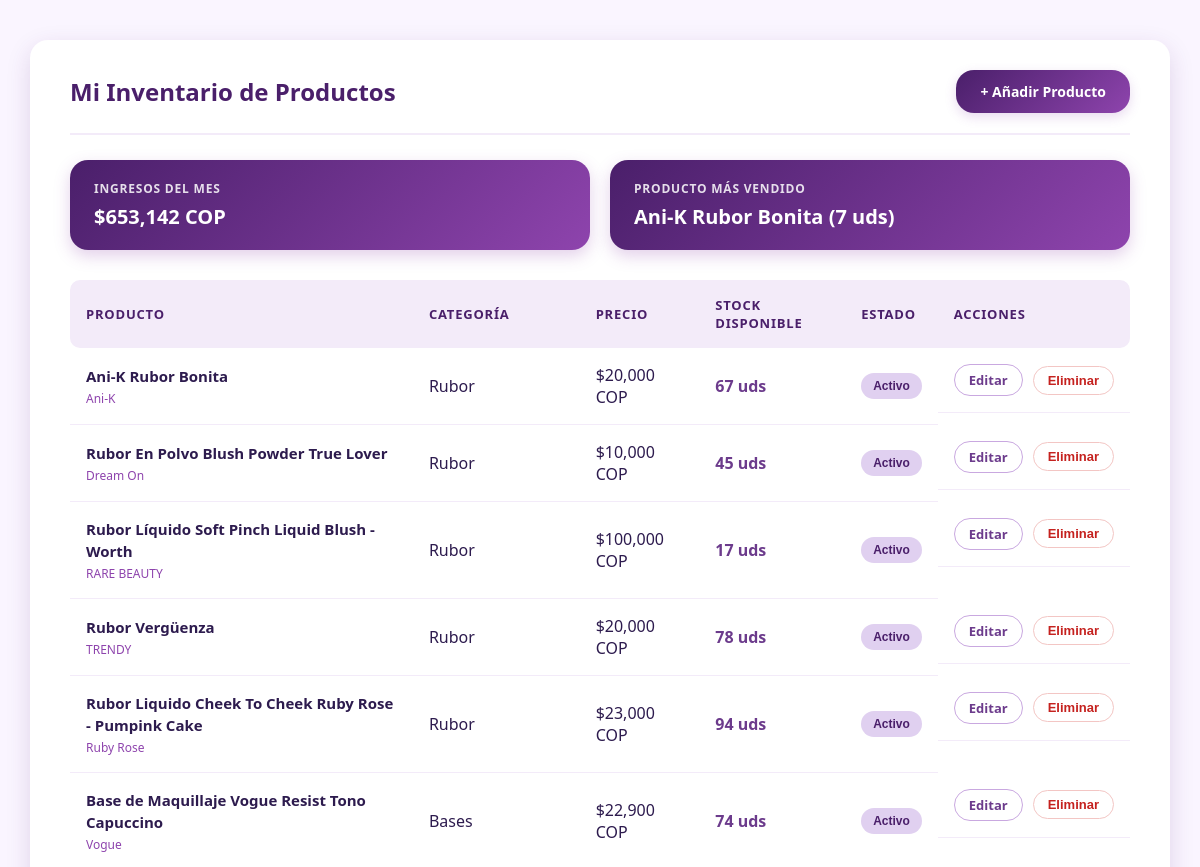
The app's page /inventario/dashboard/ (signed in, upper part), older data.
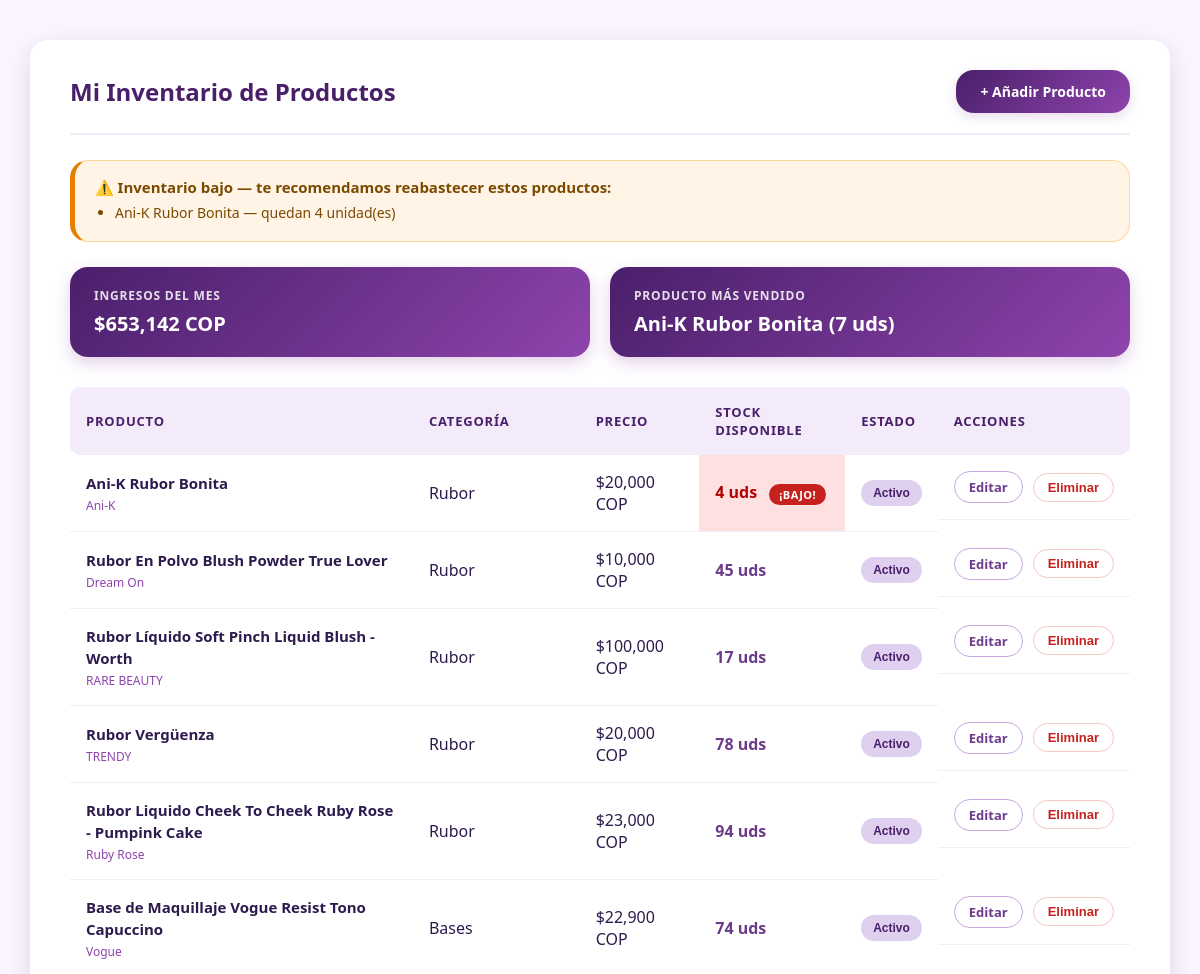
The same page, newer data.
### inventario/models.py (models this page shows, shortened)
class Producto(models.Model):
    proveedor = models.ForeignKey(User, on_delete=models.CASCADE, related_name='productos')
    categoria = models.ForeignKey(Categoria, on_delete=models.SET_NULL, null=True, related_name='articulos')
    nombre = models.CharField(max_length=150)
    marca = models.CharField(max_length=100, blank=True, null=True)
    descripcion = models.TextField()
    precio = models.DecimalField(
        max_digits=10,
        decimal_places=2,
        validators=[MinValueValidator(Decimal("0.00"))],
    )
    cantidad_disponible = models.PositiveIntegerField(default=0)
    imagen = models.ImageField(upload_to='productos/', blank=True, null=True)
    esta_activo = models.BooleanField(default=True, help_text="Permite pausar la venta del producto sin eliminarlo")
    fecha_creacion = models.DateTimeField(auto_now_add=True)
    ultima_actualizacion = models.DateTimeField(auto_now=True)

class Categoria(models.Model):
    nombre = models.CharField(max_length=100, unique=True)
    descripcion = models.TextField(blank=True, null=True)
    categoria_padre = models.ForeignKey(
        'self',
        on_delete=models.CASCADE,
        null=True,
        blank=True,
        related_name='subcategorias',
        help_text="Déjalo vacío si esta es una categoría principal (ej. 'Cuidado del cabello')"
    )
    class Meta:
        verbose_name = "Categoría"
        verbose_name_plural = "Categorías"

### inventario/views.py (the view)
# urls.py: path('dashboard/', views.dashboard_proveedor, name='dashboard'),
@login_required
def dashboard_proveedor(request):
    if request.user.perfil.rol != 'PROVEEDOR':
        return redirect('login')
    Envio = apps.get_model('rastreo', 'Envio')
    mis_productos = Producto.objects.filter(proveedor=request.user)
    productos_stock_bajo = mis_productos.filter(esta_activo=True, cantidad_disponible__lt=5)
    ventas_proveedor = Envio.objects.filter(
        producto__proveedor=request.user
    ).exclude(estado_actual='cancelado')
    ahora = timezone.now()
    ventas_del_mes = ventas_proveedor.filter(
        fecha_creacion__year=ahora.year,
        fecha_creacion__month=ahora.month,
    )
    ingresos_mes = ventas_del_mes.aggregate(
        total=Coalesce(
            Sum(F('cantidad') * F('precio_unitario'), output_field=DecimalField()),
            0,
            output_field=DecimalField(),
        )
    )['total']
    producto_mas_vendido = (
        ventas_proveedor
        .values('producto__id', 'producto__nombre')
        .annotate(total_vendido=Sum('cantidad'))
        .order_by('-total_vendido')
        .first()
    )
    if producto_mas_vendido:
        producto_mas_vendido = {
            'nombre': producto_mas_vendido['producto__nombre'],
            'total_vendido': producto_mas_vendido['total_vendido'],
        }
    return render(request, 'dashboard_proveedor.html', {
        'inventario': mis_productos,
        'ingresos_mes': ingresos_mes,
        'producto_mas_vendido': producto_mas_vendido,
        'productos_stock_bajo': productos_stock_bajo,
    })

### inventario/templates/dashboard_proveedor.html (shortened to what this page needs)
{% load static %}
{% load humanize %}
<!DOCTYPE html>
<html lang="es">
<head>
</head>
<body>
<div class="contenedor-dashboard">
    <div class="header-flex">
        <h2>Mi Inventario de Productos</h2>
        <a href="{% url 'inventario:agregar' %}" class="btn-oscuro">+ Añadir Producto</a>
    </div>
    {% if productos_stock_bajo %}
        <div class="alerta-stock-bajo">
            <strong>⚠️ Inventario bajo — te recomendamos reabastecer estos productos:</strong>
            <ul>
                {% for producto in productos_stock_bajo %}
                    <li>{{ producto.nombre }} — quedan {{ producto.cantidad_disponible }} unidad(es)</li>
                {% endfor %}
            </ul>
        </div>
    {% endif %}
    <div class="resumen-flex">
        <div class="tarjeta-resumen">
            <span class="tarjeta-label">Ingresos del mes</span>
            <span class="tarjeta-valor">${{ ingresos_mes|default:0|floatformat:0|intcomma }} COP</span>
        </div>
        <div class="tarjeta-resumen">
            <span class="tarjeta-label">Producto más vendido</span>
            <span class="tarjeta-valor">
                {% if producto_mas_vendido %}
                    {{ producto_mas_vendido.nombre }} ({{ producto_mas_vendido.total_vendido }} uds)
                {% else %}
                    Sin ventas aún
                {% endif %}
            </span>
        </div>
    </div>
    <table class="tabla-inventario">
        <thead>
            <tr>
                <th>Producto</th>
                <th>Categoría</th>
                <th>Precio</th>
                <th>Stock Disponible</th>
                <th>Estado</th>
                <th>Acciones</th>
            </tr>
        </thead>
        <tbody>
            {% for item in inventario %}
            <tr>
                <td>
                    <span class="nombre-producto">{{ item.nombre }}</span>
                    <span class="marca-producto">{{ item.marca }}</span>
                </td>
                <td>{{ item.categoria.nombre }}</td>
                <td>${{ item.precio|floatformat:0|intcomma }} COP</td>
                <td class="{% if item.cantidad_disponible < 5 %}stock-bajo{% else %}stock-normal{% endif %}">
                    {{ item.cantidad_disponible }} uds
                    {% if item.cantidad_disponible < 5 %}
                        <span class="badge-alerta">¡Bajo!</span>
                    {% endif %}
                </td>
                <td>
                    <form action="{% url 'inventario:cambiar_estado' item.id %}" method="post" class="form-inline">
                        {% if item.esta_activo %}
                            <button type="submit" class="badge badge-activo" style="border:none; cursor:pointer;">Activo</button>
                        {% else %}
                            <button type="submit" class="badge badge-pausado" style="border:none; cursor:pointer;">Pausado</button>
                        {% endif %}
                    </form>
                </td>
                <td class="acciones">
                    <a href="{% url 'inventario:editar' item.id %}" class="btn-editar">Editar</a>
                    <form action="{% url 'inventario:eliminar_producto' item.id %}" method="post"
                          onsubmit="return confirm('¿Eliminar {{ item.nombre }} permanentemente? Esta acción no se puede deshacer.');" class="form-inline">
                        <button type="submit" class="btn-eliminar">Eliminar</button>
                    </form>
                </td>
            </tr>
            {% empty %}
            <tr>
                <td colspan="6">No has registrado productos todavía.</td>
            </tr>
            {% endfor %}
        </tbody>
    </table>
</div>
</body>
</html>

Row changes from the older to the newer data that the page shows:
now on one of the page's lists (row edited): Producto: nombre "Ani-K Rubor Bonita", cantidad_disponible "4"
changed Producto "Ani-K Rubor Bonita": cantidad_disponible "67" → "4"; now shows "¡BAJO!"
Text that changed along with them:
text now shown: "⚠️ Inventario bajo — te recomendamos reabastecer estos productos:"
